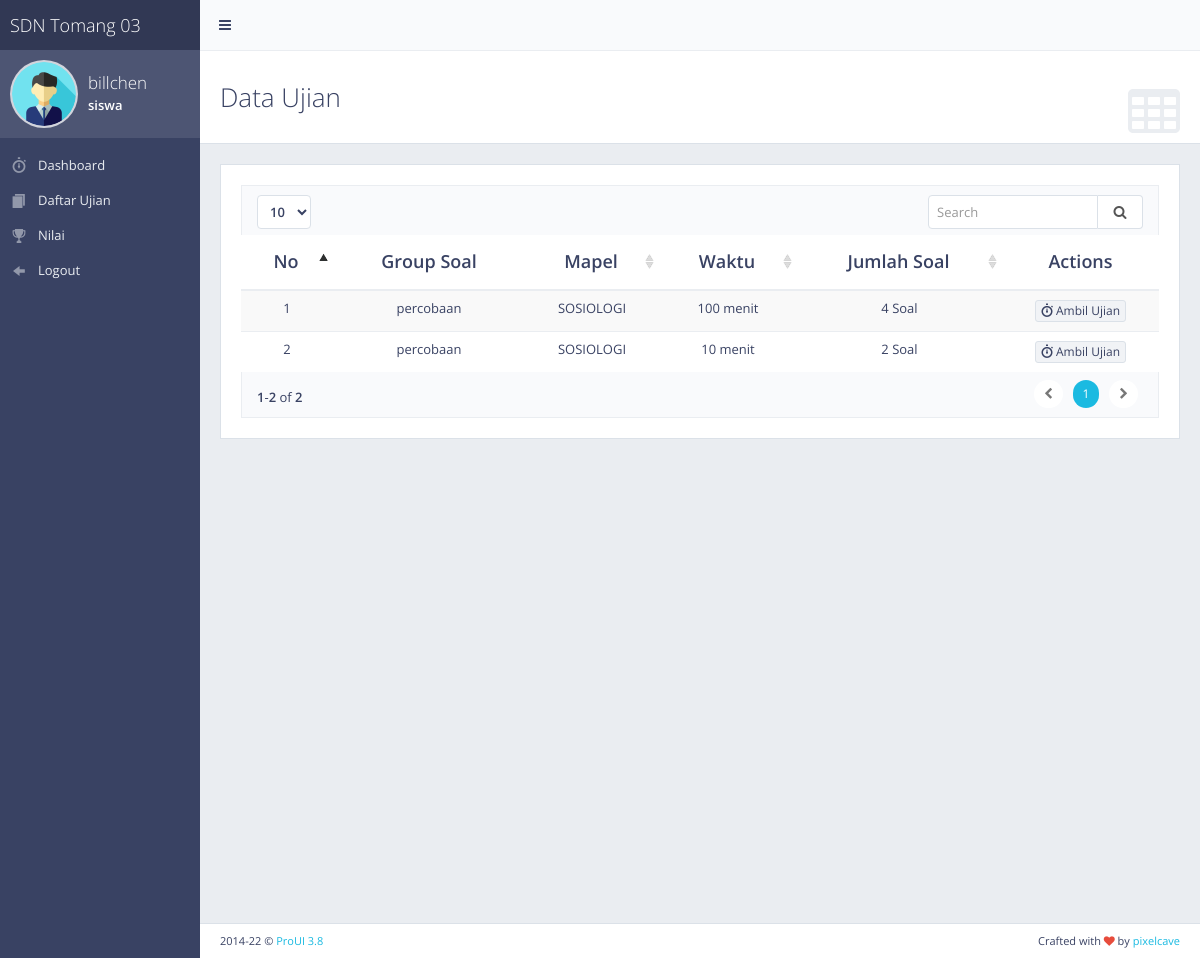
/index.php?daftarujian (signed in), run on the app's committed database.
### tables this page shows
CREATE TABLE `setujian` (
  `idujian` int(11) NOT NULL,
  `idgroup` int(11) NOT NULL,
  `waktu` int(11) NOT NULL,
  `token` varchar(10) NOT NULL,
  `status` enum('aktif','tidak aktif','','') NOT NULL,
  `rangesoal` int(11) NOT NULL,
  `user` int(11) NOT NULL
);

CREATE TABLE `groupsoal` (
  `idgroup` int(11) NOT NULL,
  `namagroup` varchar(50) NOT NULL,
  `idgurumapel` int(11) NOT NULL,
  `statusgrup` enum('N','Y') NOT NULL
);

CREATE TABLE `mapel` (
  `idmapel` int(11) NOT NULL,
  `kdmapel` varchar(20) NOT NULL,
  `mapel` varchar(40) NOT NULL
);

### ujian/daftarujian.php (the view, shortened to what this page needs)
<?php include ('koneksi.php'); ?>
<div class="content-header">
    <div class="header-section">
        <h1>
            <i class="fa fa-table"></i>Data Ujian
        </h1>
    </div>
</div>
<div class="block full">
    <div class="table-responsive">
        <table id="example-datatable" class="table table-striped">
            <thead>
                <tr>
                    <th class="text-center">No</th>
                    <th class="text-center">Group Soal</th>
                    <th class="text-center">Mapel</th>
                    <th class="text-center">Waktu</th>
                    <th class="text-center">Jumlah Soal</th>
                    <th class="text-center">Actions</th>
                </tr>
            </thead>
            <tbody>
                <?php
                $tampil = mysqli_query($mysqli,
                "select su.*, gs.*, m.*
                from setujian as su
                inner join groupsoal as gs
                on su.idgroup = gs.idgroup
                inner join gurumapel as gm
                on gm.idgurumapel = gs.idgurumapel
                inner join mapel as m
                on m.idmapel = gm.idmapel where su.status = 'aktif' ");
                $no = 1;
                while ($hasil = mysqli_fetch_array($tampil)) {
                    ?>
                    <tr>
                        <td class="text-center"><?php echo $no++; ?></td>
                        <td class="text-center"><?php echo $hasil['namagroup'];?></td>
                        <td class="text-center"><?php echo $hasil['mapel']; ?></td>
                        <td class="text-center"><?php echo $hasil['waktu'].' menit';?></td>
                        <td class="text-center"><?php echo $hasil['rangesoal']; ?> Soal</td>
                        <td class="text-center">
                            <a onclick="$('#modal-user-settings<?php echo $hasil['idujian']; ?>').modal('show');" title="Delete" class="btn btn-xs btn-default"><i class="gi gi-stopwatch"></i> Ambil Ujian</a
                        </td>
                        </tr>
                <?php } ?>
            </tbody>
        </table>
    </div>
</div>

### css/main.css (style rules this page uses)
body { font-family: "Open Sans", "Helvetica Neue", Helvetica, Arial, sans-serif; color: #394263; font-size: 13px; background-color: #222222; }
.content-header { background-color: #ffffff; border-top: 1px solid #eaedf1; border-bottom: 1px solid #dbe1e8; }
.content-header h1, .content-header h2 { margin: 0; font-size: 26px; line-height: 32px; }
.header-section h1 i { font-size: 56px; float: right; margin: 2px 0 0 10px; color: #eaedf1; margin: 0 0 0 10px; line-height: 64px; }
.header-section { padding: 30px 10px; }
.content-header, .content-top { margin: -10px -5px 10px; }
.block { margin: 0 0 10px; padding: 20px 15px 1px; background-color: #ffffff; border: 1px solid #dbe1e8; }
.block.full { padding: 20px 15px; }
h1, h2, h3, h4, h5, h6, .h1, .h2, .h3, .h4, .h5, .h6 { font-family: "Open Sans", "Helvetica Neue", Helvetica, Arial, sans-serif; font-weight: 300; }
h1, h2, h3 { margin-bottom: 15px; }
.text-primary, .text-primary:hover, a, a:hover, a:focus, a.text-primary, a.text-primary:hover, a.text-primary:focus { color: #1bbae1; }
.table thead > tr > th { font-size: 18px; font-weight: 600; }
.table thead > tr > th, .table thead > tr > td, .table tfoot > tr > th, .table tfoot > tr > td { padding-top: 14px; padding-bottom: 14px; }
.table thead > tr > th, .table tbody > tr > th, .table tfoot > tr > th, .table thead > tr > td, .table tbody > tr > td, .table tfoot > tr > td, .table tbody + tbody, .table-bordered, .table-bordered > thead > tr > th, .table-bordered > tbody > tr > th, .table-bordered > tfoot > tr > th, .table-bordered > thead > tr > td, .table-bordered > tbody > tr > td, .table-bordered > tfoot > tr > td { border-color: #eaedf1; }
.btn { margin: 1px 0; background-color: #ffffff; }
.btn .gi, .btn .hi, .btn .si, .btn .fi { line-height: 1; }
.btn-default { background-color: #f1f3f6; border-color: #dbe1e8; color: #394263; }
p, .table, .alert, .carousel { margin-bottom: 20px; }
@media screen and (min-width: 768px) { .header-section, .breadcrumb-top, .block, .block.full, .modal-body, #page-content + footer { padding-left: 20px; padding-right: 20px; } }
@media screen and (min-width: 768px) { .content-header, .content-top, .breadcrumb-top { margin: -20px -20px 20px; } }
@media screen and (min-width: 768px) { .block, .widget { margin-bottom: 20px; } }

### data on the page
setujian: idgroup.namagroup "percobaan", mapel.mapel "SOSIOLOGI", waktu "100", rangesoal "4"
setujian: idgroup.namagroup "percobaan", mapel.mapel "SOSIOLOGI", waktu "10", rangesoal "2"

### other printed values
$_SESSION['username'] "billchen"
$_SESSION['status'] "siswa"
